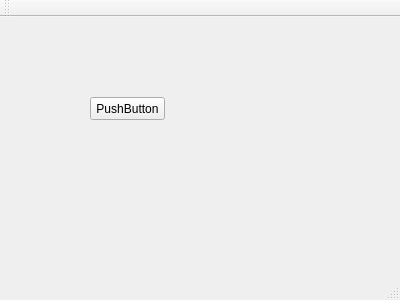
<?xml version="1.0" encoding="UTF-8"?>
<ui version="4.0">
 <class>MainWindow</class>
 <widget class="QMainWindow" name="MainWindow">
  <property name="geometry">
   <rect>
    <x>0</x>
    <y>0</y>
    <width>400</width>
    <height>300</height>
   </rect>
  </property>
  <property name="windowTitle">
   <string>MainWindow</string>
  </property>
  <widget class="QWidget" name="centralWidget">
   <widget class="QPushButton" name="pushButton">
    <property name="geometry">
     <rect>
      <x>90</x>
      <y>80</y>
      <width>75</width>
      <height>23</height>
     </rect>
    </property>
    <property name="text">
     <string>PushButton</string>
    </property>
   </widget>
  </widget>
  <widget class="QMenuBar" name="menuBar">
   <property name="geometry">
    <rect>
     <x>0</x>
     <y>0</y>
     <width>400</width>
     <height>21</height>
    </rect>
   </property>
  </widget>
  <widget class="QToolBar" name="mainToolBar">
   <attribute name="toolBarArea">
    <enum>TopToolBarArea</enum>
   </attribute>
   <attribute name="toolBarBreak">
    <bool>false</bool>
   </attribute>
  </widget>
  <widget class="QStatusBar" name="statusBar"/>
 </widget>
 <layoutdefault spacing="6" margin="11"/>
 <resources/>
 <connections/>
</ui>
